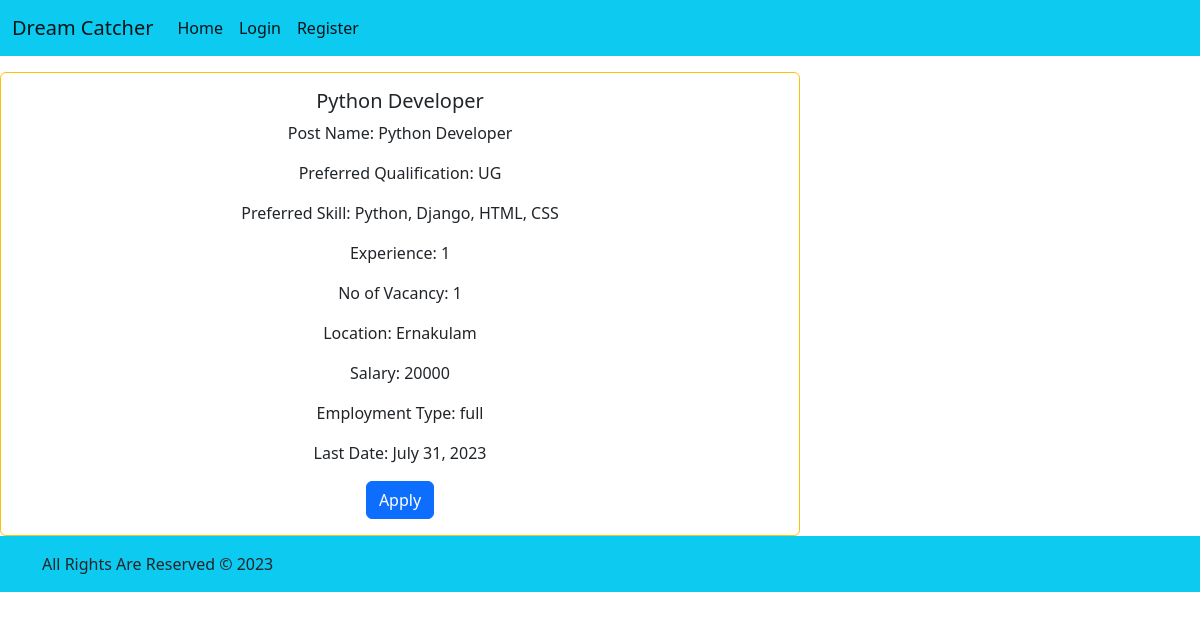
Page /1/detail/ on the committed database.
### core/models.py (models this page shows, shortened)
class JobPostModel(models.Model):
    class CatChoices(models.TextChoices):
        Accounting = "Accounting", "Accounting"
        administrative_assistant = "admini", "Administrative Assistant"
        architect = "architect", "Architect"
        computer_programmer = "cp", "Computer Programmer"
        Construction = "con", "Construction"
        Customer_service = "cs", "Ustomer Service"
        dbadministrator = "dbadmini", "Database Administrator"
        HR = "hr", "Human Resources"
        marketing = "marketing", "Marketing"
        retail = "retail", "Retail"
        sales = "sales", "Sales"
    class QualificationChoices(models.TextChoices):
        Phd = "phd", "PhD"
        PG = "PG", "Post Graduate"
        UG = "UG", "Under Graduate"
        Diploma = "Dip", "Diploma"
        X = "X", "SSLC"
    class EmploymentTypeChoices(models.TextChoices):
        Full_time = "full", "Full Time"
        Part_time = "part", "Part Time"
    category = models.ForeignKey(
        Category, on_delete=models.SET_NULL, blank=True, null=True
    )
    post_name = models.CharField(max_length=64)
    company_name = models.CharField(max_length=64)
    qualification = models.CharField(
        max_length=64, choices=QualificationChoices.choices
    )
    skills = models.TextField(max_length=60)
    experience = models.IntegerField()
    no_of_vacancy = models.IntegerField()
    location = models.CharField(max_length=255)
    salary = models.IntegerField()
    employment_type = models.CharField(
        max_length=64, choices=EmploymentTypeChoices.choices
    )
    last_date = models.DateField()
    created_on = models.DateTimeField(auto_now_add=True)
    updated_on = models.DateTimeField(auto_now=True)

### core/views.py (the view)
# urls.py: path("<int:pk>/detail/", views.DetailView.as_view(), name="more"),
class DetailView(views.DetailView):
    template_name = "details.html"
    model = models.JobPostModel
    context_object_name = "jobpost"

### templates/details.html (shortened to what this page needs)
{% extends 'base.html' %} {% block content %}
<p><p>
    <div class="col ">
        <div
        class="card text-center border-warning"
        style="width: 800px; height: auto"
        >
        <div class="card-body ">
            <h5 class="card-title">{{jobpost.post_name}}</h5>
            <p class="card-text">Post Name: {{jobpost.post_name}}</p>
            <p class="card-text">Preferred Qualification: {{jobpost.qualification}}</p>
            <p class="card-text">Preferred Skill: {{jobpost.skills}}</p>
            <p class="card-text">Experience: {{jobpost.experience}}</p>
            <p class="card-text">No of Vacancy: {{jobpost.no_of_vacancy}}</p>
            <p class="card-text">Location: {{jobpost.location}}</p>
            <p class="card-text">Salary: {{jobpost.salary}}</p>
            <p class="card-text">Employment Type: {{jobpost.employment_type}}</p>
            <p class="card-text">Last Date: {{jobpost.last_date}}</p>
            <a
                  href="{% url 'core:jobpost_apply' jobpost.id %}"
                  class="btn btn-primary"
                  >Apply</a
                >
        </div>
  </div>
</div>
{% endblock %}

### rows in the picture
JobPostModel: post_name "Python Developer", qualification "UG", skills "Python, Django, HTML, CSS", experience "1", no_of_vacancy "1", location "Ernakulam", salary "20000", employment_type "full", last_date "July 31, 2023"
